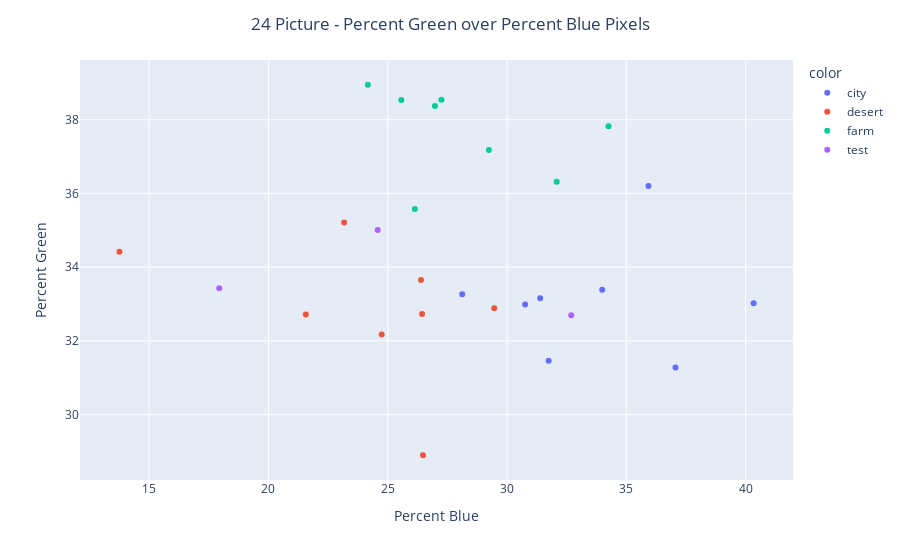

The notebook cell this image was saved under:
### Code cell
#create the scatter plot
fig = px.scatter(x=pictures_rgb.column('blue'), y=pictures_rgb.column('green'), color=pictures_rgb.column('class'))
fig.update_layout(title = '24 Picture - Percent Green over Percent Blue Pixels'
                 , title_x=.5
                 )
fig.update_xaxes(title='Percent Blue')
fig.update_yaxes(title='Percent Green')
fig.show()

### Figure 1 — Plotly figure (JSON) as saved in the notebook; plotly's stock layout.template omitted (floating-point values rounded to 4 significant figures)
{"data": [{"hovertemplate": "color=city<br>x=%{x}<br>y=%{y}<extra></extra>", "legendgroup": "city", "marker": {"color": "#636efa", "symbol": "circle"}, "mode": "markers", "name": "city", "orientation": "v", "showlegend": true, "type": "scatter", "x": [33.99, 31.74, 30.76, 40.33, 37.06, 35.92, 28.12, 31.39], "xaxis": "x", "y": [33.38, 31.46, 32.98, 33.02, 31.28, 36.2, 33.26, 33.16], "yaxis": "y"}, {"hovertemplate": "color=desert<br>x=%{x}<br>y=%{y}<extra></extra>", "legendgroup": "desert", "marker": {"color": "#EF553B", "symbol": "circle"}, "mode": "markers", "name": "desert", "orientation": "v", "showlegend": true, "type": "scatter", "x": [26.48, 29.46, 24.74, 23.17, 21.56, 26.39, 13.75, 26.44], "xaxis": "x", "y": [28.9, 32.89, 32.18, 35.21, 32.72, 33.65, 34.42, 32.73], "yaxis": "y"}, {"hovertemplate": "color=farm<br>x=%{x}<br>y=%{y}<extra></extra>", "legendgroup": "farm", "marker": {"color": "#00cc96", "symbol": "circle"}, "mode": "markers", "name": "farm", "orientation": "v", "showlegend": true, "type": "scatter", "x": [27.25, 24.17, 29.24, 25.57, 26.98, 34.25, 26.13, 32.08], "xaxis": "x", "y": [38.54, 38.95, 37.18, 38.53, 38.37, 37.83, 35.58, 36.32], "yaxis": "y"}, {"hovertemplate": "color=test<br>x=%{x}<br>y=%{y}<extra></extra>", "legendgroup": "test", "marker": {"color": "#ab63fa", "symbol": "circle"}, "mode": "markers", "name": "test", "orientation": "v", "showlegend": true, "type": "scatter", "x": [32.69, 17.94, 24.58], "xaxis": "x", "y": [32.7, 33.43, 35.01], "yaxis": "y"}], "layout": {"legend": {"title": {"text": "color"}, "tracegroupgap": 0}, "margin": {"t": 60}, "title": {"text": "24 Picture - Percent Green over Percent Blue Pixels", "x": 0.5}, "xaxis": {"anchor": "y", "domain": [0, 1], "title": {"text": "Percent Blue"}}, "yaxis": {"anchor": "x", "domain": [0, 1], "title": {"text": "Percent Green"}}}}
